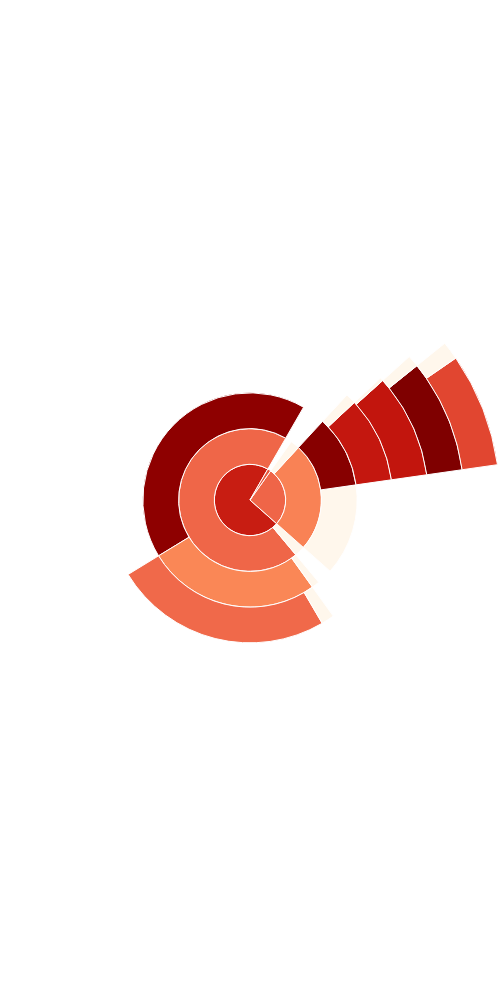

Notebook cell for this chart:
### Code cell
wdir = '/Users/jialexu/Desktop/Project2GWAS-BehvaioralGenetics/experiments/GO_enrichment_analysis/'
draw_sunburst(wdir+'nal_bp_sunburst_prepared.csv', wdir+'NAL_gene_gProfiler.csv')

### Figure 1 — Plotly figure (JSON) as saved in the notebook; plotly's stock layout.template omitted (floating-point values rounded to 4 significant figures)
{"data": [{"branchvalues": "total", "labels": ["GO:0006734", "GO:0031175", "GO:0048522", "GO:0050794", "GO:0048666", "GO:0030182", "GO:0048699", "GO:0022008", "GO:0048518", "GO:0048856", "GO:0050789", "GO:0032502", "GO:0065007", "GO:0048666_pseudo", "GO:0030182_pseudo", "GO:0048699_pseudo", "GO:0022008_pseudo", "GO:0048518_pseudo", "GO:0048856_pseudo", "GO:0050789_pseudo", "GO:0032502_pseudo", "GO:0065007_pseudo"], "marker": {"cmin": 0, "colorbar": {"len": 0.4, "ticklabelstep": 2, "x": 0.8}, "colors": [1.694, 1.785, 1.567, 2.464, 2.556, 2.1, 2.082, 2.506, 1.329, 1.362, 1.59, 1.6, 2.047, 0, 0, 0, 0, 0, 0, 0, 0, 0], "colorscale": [[0, "rgb(255,247,236)"], [0.125, "rgb(254,232,200)"], [0.25, "rgb(253,212,158)"], [0.375, "rgb(253,187,132)"], [0.5, "rgb(252,141,89)"], [0.625, "rgb(239,101,72)"], [0.75, "rgb(215,48,31)"], [0.875, "rgb(179,0,0)"], [1, "rgb(127,0,0)"]], "showscale": false}, "parents": ["", "GO:0048666", "GO:0048518", "GO:0050789", "GO:0030182", "GO:0048699", "GO:0022008", "GO:0048856", "GO:0050789", "GO:0032502", "GO:0065007", "", "", "GO:0048666", "GO:0030182", "GO:0048699", "GO:0022008", "GO:0048518", "GO:0048856", "GO:0050789", "GO:0032502", "GO:0065007"], "rotation": 60, "type": "sunburst", "values": [5, 25, 84, 143, 29, 32, 33, 37, 89, 84, 236, 91, 244, 4, 3, 1, 4, 5, 47, 4, 7, 8]}], "layout": {"autosize": false, "height": 1000, "margin": {"b": 0, "l": 0, "pad": 0, "r": 0, "t": 0}, "uniformtext": {"minsize": 100, "mode": "hide"}, "width": 500}}
